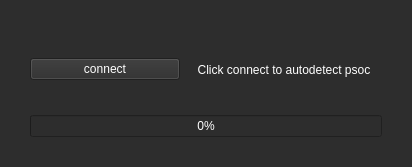
<?xml version="1.0" encoding="UTF-8"?>
<ui version="4.0">
 <class>MainWindow</class>
 <widget class="QMainWindow" name="MainWindow">
  <property name="geometry">
   <rect>
    <x>0</x>
    <y>0</y>
    <width>412</width>
    <height>167</height>
   </rect>
  </property>
  <property name="palette">
   <palette>
    <active>
     <colorrole role="Button">
      <brush brushstyle="SolidPattern">
       <color alpha="255">
        <red>45</red>
        <green>45</green>
        <blue>45</blue>
       </color>
      </brush>
     </colorrole>
     <colorrole role="Base">
      <brush brushstyle="SolidPattern">
       <color alpha="255">
        <red>45</red>
        <green>45</green>
        <blue>45</blue>
       </color>
      </brush>
     </colorrole>
     <colorrole role="Window">
      <brush brushstyle="SolidPattern">
       <color alpha="255">
        <red>45</red>
        <green>45</green>
        <blue>45</blue>
       </color>
      </brush>
     </colorrole>
    </active>
    <inactive>
     <colorrole role="Button">
      <brush brushstyle="SolidPattern">
       <color alpha="255">
        <red>45</red>
        <green>45</green>
        <blue>45</blue>
       </color>
      </brush>
     </colorrole>
     <colorrole role="Base">
      <brush brushstyle="SolidPattern">
       <color alpha="255">
        <red>45</red>
        <green>45</green>
        <blue>45</blue>
       </color>
      </brush>
     </colorrole>
     <colorrole role="Window">
      <brush brushstyle="SolidPattern">
       <color alpha="255">
        <red>45</red>
        <green>45</green>
        <blue>45</blue>
       </color>
      </brush>
     </colorrole>
    </inactive>
    <disabled>
     <colorrole role="Button">
      <brush brushstyle="SolidPattern">
       <color alpha="255">
        <red>45</red>
        <green>45</green>
        <blue>45</blue>
       </color>
      </brush>
     </colorrole>
     <colorrole role="Base">
      <brush brushstyle="SolidPattern">
       <color alpha="255">
        <red>45</red>
        <green>45</green>
        <blue>45</blue>
       </color>
      </brush>
     </colorrole>
     <colorrole role="Window">
      <brush brushstyle="SolidPattern">
       <color alpha="255">
        <red>45</red>
        <green>45</green>
        <blue>45</blue>
       </color>
      </brush>
     </colorrole>
    </disabled>
   </palette>
  </property>
  <property name="windowTitle">
   <string>MainWindow</string>
  </property>
  <widget class="QWidget" name="centralwidget">
   <layout class="QVBoxLayout" name="verticalLayout">
    <property name="leftMargin">
     <number>30</number>
    </property>
    <property name="topMargin">
     <number>30</number>
    </property>
    <property name="rightMargin">
     <number>30</number>
    </property>
    <property name="bottomMargin">
     <number>30</number>
    </property>
    <item>
     <layout class="QHBoxLayout" name="horizontalLayout">
      <item>
       <widget class="QPushButton" name="connect_btn">
        <property name="maximumSize">
         <size>
          <width>150</width>
          <height>16777215</height>
         </size>
        </property>
        <property name="palette">
         <palette>
          <active>
           <colorrole role="WindowText">
            <brush brushstyle="SolidPattern">
             <color alpha="255">
              <red>255</red>
              <green>255</green>
              <blue>255</blue>
             </color>
            </brush>
           </colorrole>
           <colorrole role="Button">
            <brush brushstyle="SolidPattern">
             <color alpha="255">
              <red>45</red>
              <green>45</green>
              <blue>45</blue>
             </color>
            </brush>
           </colorrole>
           <colorrole role="Text">
            <brush brushstyle="SolidPattern">
             <color alpha="255">
              <red>255</red>
              <green>255</green>
              <blue>255</blue>
             </color>
            </brush>
           </colorrole>
           <colorrole role="ButtonText">
            <brush brushstyle="SolidPattern">
             <color alpha="255">
              <red>255</red>
              <green>255</green>
              <blue>255</blue>
             </color>
            </brush>
           </colorrole>
           <colorrole role="Base">
            <brush brushstyle="SolidPattern">
             <color alpha="255">
              <red>45</red>
              <green>45</green>
              <blue>45</blue>
             </color>
            </brush>
           </colorrole>
           <colorrole role="Window">
            <brush brushstyle="SolidPattern">
             <color alpha="255">
              <red>45</red>
              <green>45</green>
              <blue>45</blue>
             </color>
            </brush>
           </colorrole>
           <colorrole role="PlaceholderText">
            <brush brushstyle="SolidPattern">
             <color alpha="128">
              <red>255</red>
              <green>255</green>
              <blue>255</blue>
             </color>
            </brush>
           </colorrole>
          </active>
          <inactive>
           <colorrole role="WindowText">
            <brush brushstyle="SolidPattern">
             <color alpha="255">
              <red>255</red>
              <green>255</green>
              <blue>255</blue>
             </color>
            </brush>
           </colorrole>
           <colorrole role="Button">
            <brush brushstyle="SolidPattern">
             <color alpha="255">
              <red>45</red>
              <green>45</green>
              <blue>45</blue>
             </color>
            </brush>
           </colorrole>
           <colorrole role="Text">
            <brush brushstyle="SolidPattern">
             <color alpha="255">
              <red>255</red>
              <green>255</green>
              <blue>255</blue>
             </color>
            </brush>
           </colorrole>
           <colorrole role="ButtonText">
            <brush brushstyle="SolidPattern">
             <color alpha="255">
              <red>255</red>
              <green>255</green>
              <blue>255</blue>
             </color>
            </brush>
           </colorrole>
           <colorrole role="Base">
            <brush brushstyle="SolidPattern">
             <color alpha="255">
              <red>45</red>
              <green>45</green>
              <blue>45</blue>
             </color>
            </brush>
           </colorrole>
           <colorrole role="Window">
            <brush brushstyle="SolidPattern">
             <color alpha="255">
              <red>45</red>
              <green>45</green>
              <blue>45</blue>
             </color>
            </brush>
           </colorrole>
           <colorrole role="PlaceholderText">
            <brush brushstyle="SolidPattern">
             <color alpha="128">
              <red>255</red>
              <green>255</green>
              <blue>255</blue>
             </color>
            </brush>
           </colorrole>
          </inactive>
          <disabled>
           <colorrole role="WindowText">
            <brush brushstyle="SolidPattern">
             <color alpha="255">
              <red>255</red>
              <green>255</green>
              <blue>255</blue>
             </color>
            </brush>
           </colorrole>
           <colorrole role="Button">
            <brush brushstyle="SolidPattern">
             <color alpha="255">
              <red>45</red>
              <green>45</green>
              <blue>45</blue>
             </color>
            </brush>
           </colorrole>
           <colorrole role="Text">
            <brush brushstyle="SolidPattern">
             <color alpha="255">
              <red>255</red>
              <green>255</green>
              <blue>255</blue>
             </color>
            </brush>
           </colorrole>
           <colorrole role="ButtonText">
            <brush brushstyle="SolidPattern">
             <color alpha="255">
              <red>255</red>
              <green>255</green>
              <blue>255</blue>
             </color>
            </brush>
           </colorrole>
           <colorrole role="Base">
            <brush brushstyle="SolidPattern">
             <color alpha="255">
              <red>45</red>
              <green>45</green>
              <blue>45</blue>
             </color>
            </brush>
           </colorrole>
           <colorrole role="Window">
            <brush brushstyle="SolidPattern">
             <color alpha="255">
              <red>45</red>
              <green>45</green>
              <blue>45</blue>
             </color>
            </brush>
           </colorrole>
           <colorrole role="PlaceholderText">
            <brush brushstyle="SolidPattern">
             <color alpha="128">
              <red>255</red>
              <green>255</green>
              <blue>255</blue>
             </color>
            </brush>
           </colorrole>
          </disabled>
         </palette>
        </property>
        <property name="styleSheet">
         <string notr="true"/>
        </property>
        <property name="text">
         <string>connect</string>
        </property>
        <property name="checkable">
         <bool>false</bool>
        </property>
       </widget>
      </item>
      <item>
       <widget class="QLabel" name="port_found">
        <property name="styleSheet">
         <string notr="true">color:white</string>
        </property>
        <property name="text">
         <string>Click connect to autodetect psoc</string>
        </property>
        <property name="alignment">
         <set>Qt::AlignCenter</set>
        </property>
       </widget>
      </item>
     </layout>
    </item>
    <item>
     <widget class="QProgressBar" name="progressSerial">
      <property name="enabled">
       <bool>true</bool>
      </property>
      <property name="palette">
       <palette>
        <active>
         <colorrole role="WindowText">
          <brush brushstyle="SolidPattern">
           <color alpha="255">
            <red>255</red>
            <green>255</green>
            <blue>255</blue>
           </color>
          </brush>
         </colorrole>
         <colorrole role="Button">
          <brush brushstyle="SolidPattern">
           <color alpha="255">
            <red>45</red>
            <green>45</green>
            <blue>45</blue>
           </color>
          </brush>
         </colorrole>
         <colorrole role="Text">
          <brush brushstyle="SolidPattern">
           <color alpha="255">
            <red>255</red>
            <green>255</green>
            <blue>255</blue>
           </color>
          </brush>
         </colorrole>
         <colorrole role="ButtonText">
          <brush brushstyle="SolidPattern">
           <color alpha="255">
            <red>255</red>
            <green>255</green>
            <blue>255</blue>
           </color>
          </brush>
         </colorrole>
         <colorrole role="Base">
          <brush brushstyle="SolidPattern">
           <color alpha="255">
            <red>45</red>
            <green>45</green>
            <blue>45</blue>
           </color>
          </brush>
         </colorrole>
         <colorrole role="Window">
          <brush brushstyle="SolidPattern">
           <color alpha="255">
            <red>45</red>
            <green>45</green>
            <blue>45</blue>
           </color>
          </brush>
         </colorrole>
         <colorrole role="PlaceholderText">
          <brush brushstyle="NoBrush">
           <color alpha="128">
            <red>255</red>
            <green>255</green>
            <blue>255</blue>
           </color>
          </brush>
         </colorrole>
        </active>
        <inactive>
         <colorrole role="WindowText">
          <brush brushstyle="SolidPattern">
           <color alpha="255">
            <red>255</red>
            <green>255</green>
            <blue>255</blue>
           </color>
          </brush>
         </colorrole>
         <colorrole role="Button">
          <brush brushstyle="SolidPattern">
           <color alpha="255">
            <red>45</red>
            <green>45</green>
            <blue>45</blue>
           </color>
          </brush>
         </colorrole>
         <colorrole role="Text">
          <brush brushstyle="SolidPattern">
           <color alpha="255">
            <red>255</red>
            <green>255</green>
            <blue>255</blue>
           </color>
          </brush>
         </colorrole>
         <colorrole role="ButtonText">
          <brush brushstyle="SolidPattern">
           <color alpha="255">
            <red>255</red>
            <green>255</green>
            <blue>255</blue>
           </color>
          </brush>
         </colorrole>
         <colorrole role="Base">
          <brush brushstyle="SolidPattern">
           <color alpha="255">
            <red>45</red>
            <green>45</green>
            <blue>45</blue>
           </color>
          </brush>
         </colorrole>
         <colorrole role="Window">
          <brush brushstyle="SolidPattern">
           <color alpha="255">
            <red>45</red>
            <green>45</green>
            <blue>45</blue>
           </color>
          </brush>
         </colorrole>
         <colorrole role="PlaceholderText">
          <brush brushstyle="NoBrush">
           <color alpha="128">
            <red>255</red>
            <green>255</green>
            <blue>255</blue>
           </color>
          </brush>
         </colorrole>
        </inactive>
        <disabled>
         <colorrole role="WindowText">
          <brush brushstyle="SolidPattern">
           <color alpha="255">
            <red>255</red>
            <green>255</green>
            <blue>255</blue>
           </color>
          </brush>
         </colorrole>
         <colorrole role="Button">
          <brush brushstyle="SolidPattern">
           <color alpha="255">
            <red>45</red>
            <green>45</green>
            <blue>45</blue>
           </color>
          </brush>
         </colorrole>
         <colorrole role="Text">
          <brush brushstyle="SolidPattern">
           <color alpha="255">
            <red>255</red>
            <green>255</green>
            <blue>255</blue>
           </color>
          </brush>
         </colorrole>
         <colorrole role="ButtonText">
          <brush brushstyle="SolidPattern">
           <color alpha="255">
            <red>255</red>
            <green>255</green>
            <blue>255</blue>
           </color>
          </brush>
         </colorrole>
         <colorrole role="Base">
          <brush brushstyle="SolidPattern">
           <color alpha="255">
            <red>45</red>
            <green>45</green>
            <blue>45</blue>
           </color>
          </brush>
         </colorrole>
         <colorrole role="Window">
          <brush brushstyle="SolidPattern">
           <color alpha="255">
            <red>45</red>
            <green>45</green>
            <blue>45</blue>
           </color>
          </brush>
         </colorrole>
         <colorrole role="PlaceholderText">
          <brush brushstyle="NoBrush">
           <color alpha="128">
            <red>255</red>
            <green>255</green>
            <blue>255</blue>
           </color>
          </brush>
         </colorrole>
        </disabled>
       </palette>
      </property>
      <property name="styleSheet">
       <string notr="true">color:white</string>
      </property>
      <property name="value">
       <number>0</number>
      </property>
      <property name="alignment">
       <set>Qt::AlignCenter</set>
      </property>
      <property name="format">
       <string>%p%</string>
      </property>
     </widget>
    </item>
   </layout>
  </widget>
 </widget>
 <resources/>
 <connections/>
</ui>
